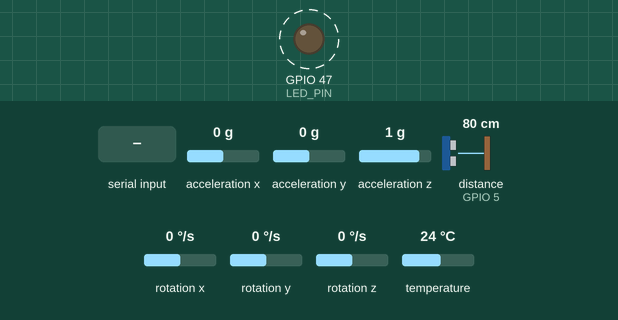
This sketch was run on a simulated ESP32. On the bench: output pins drawn as LEDs (lit = HIGH). Wiring (inferred from the names in the program): ultrasonic range finder: trigger GPIO 3; echo GPIO 5. Dashed ring = blinking. The test bench sets the inputs (shaded band); at power-on: acceleration x 0 g, acceleration y 0 g, acceleration z 1 g, distance to the obstacle (sensor on GPIO 5) 80 cm, rotation x 0 °/s, rotation y 0 °/s, rotation z 0 °/s, temperature 24 °C. The echo pulse lasts 58.3 µs per cm; no radio packets arrive unless stated; pins used as bus, display or sensor lines are not drawn; what the sketch prints to the serial monitor is not drawn.

Above: at 1.2 s.
1.3 s: "MOTION_DETECTED\n" received over the second serial link
Timing chart, 0 to 11.4 s (numbered marks = the images above; inputs shaded):
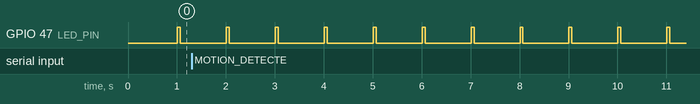

Measured:
- by itself, GPIO 47 (LED_PIN): alternates HIGH for 0.06 s and LOW for 0.94 s

The sketch:

Final_sensor_code.ino
```cpp
#include "HardwareSerial.h"
#include <SPI.h>
#include <LoRa.h>
#include <Wire.h>
#include <Adafruit_MPU6050.h>
#include <Adafruit_Sensor.h>

// LoRa Pins
#define LORA_SCK  12
#define LORA_MISO 13
#define LORA_MOSI 11
#define LORA_NSS  10
#define LORA_RST  14
#define LORA_DIO0 2
#define LED_PIN   47  // LED Indicator

// HC-SR04 Pins
#define TRIG_PIN 3
#define ECHO_PIN 5

// UART (ESP32-CAM)
#define RX_PIN 44
#define TX_PIN 43

HardwareSerial espSerial(1);
Adafruit_MPU6050 mpu;

bool motionDetected = false;  // Motion detection flag
unsigned long lastLoRaSend = 0; // Timestamp for LoRa sending

void setup() {
    Serial.begin(115200);
    espSerial.begin(115200, SERIAL_8N1, RX_PIN, TX_PIN);

    pinMode(LED_PIN, OUTPUT);
    pinMode(TRIG_PIN, OUTPUT);
    pinMode(ECHO_PIN, INPUT);

    // Initialize LoRa
    SPI.begin(LORA_SCK, LORA_MISO, LORA_MOSI, LORA_NSS);
    LoRa.setPins(LORA_NSS, LORA_RST, LORA_DIO0);

    if (!LoRa.begin(433E6)) {
        Serial.println("❌ LoRa init failed!");
        while (1);
    }
    Serial.println("✅ LoRa Ready.");

    // Initialize MPU6050
    Wire.begin(4, 8);
    if (!mpu.begin()) {
        Serial.println("❌ MPU6050 not found!");
        while (1);
    }
    Serial.println("✅ MPU6050 Ready.");
}

void loop() {
    readUART();  // Check for motion detection
    sendLoRa();  // Send LoRa data every second
}

// ✅ Read Motion Detection from ESP32-CAM via UART (Non-Blocking)
void readUART() {
    if (espSerial.available()) {
        String receivedData = espSerial.readStringUntil('\n');
        receivedData.trim();

        if (receivedData == "MOTION_DETECTED") {
            motionDetected = true;  // Set flag when motion is detected
            Serial.println("🚨 Motion Detected!");
        }
    }
}

// ✅ Read Sensor Data and Send via LoRa (Every 1 Second)
void sendLoRa() {
    if (millis() - lastLoRaSend >= 1000) { // Send every second
        lastLoRaSend = millis();

        // Measure Distance
        float distance = getDistance();

        // Read MPU6050 Data
        sensors_event_t a, g, temp;
        mpu.getEvent(&a, &g, &temp);

        // Create Message
        String message = (motionDetected) ? "🚨 Motion Detected!\n" : "No Motion Detected\n";
        motionDetected = false;  // Reset motion flag after sending

        message += "Distance: " + String(distance) + " cm\n";
        message += "X: " + String(a.acceleration.x) + " m/s²\n";
        message += "Y: " + String(a.acceleration.y) + " m/s²\n";
        message += "Z: " + String(a.acceleration.z) + " m/s²";

        // Send Data via LoRa
        Serial.println("📡 Sending LoRa Data...");
        digitalWrite(LED_PIN, HIGH);
        LoRa.beginPacket();
        LoRa.print(message);
        LoRa.endPacket();
        digitalWrite(LED_PIN, LOW);

        Serial.println("✅ LoRa Data Sent:\n" + message);
    }
}

// ✅ Read Distance from HC-SR04 (Non-Blocking)
float getDistance() {
    digitalWrite(TRIG_PIN, LOW);
    delayMicroseconds(2);
    digitalWrite(TRIG_PIN, HIGH);
    delayMicroseconds(10);
    digitalWrite(TRIG_PIN, LOW);
    long duration = pulseIn(ECHO_PIN, HIGH, 30000);
    return duration * 0.034 / 2;
}
```
